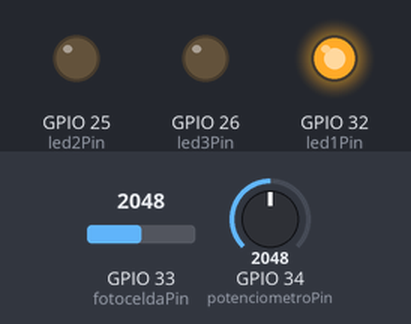
The sketch below on a simulated ESP32. On the bench: output pins drawn as LEDs (lit = HIGH). The inputs (shaded band) are chosen by the test bench; at power-on: GPIO 34 (potenciometroPin) = 2048, GPIO 33 (fotoceldaPin) = 2048. WiFi joins after 1.5 s; servers stay silent unless stated; what the sketch prints to the serial monitor is not drawn.

Above: at 3.2 s.
3.3 s: GPIO 34 (potenciometroPin) set to 2703
5.2 s: GPIO 34 (potenciometroPin) set to 2789
At 6.6 s:
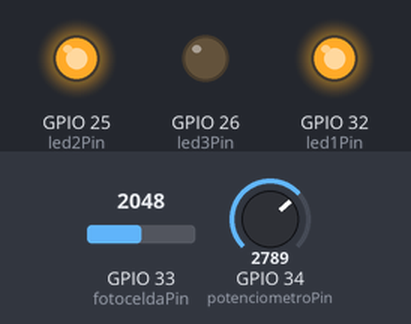
7.5 s: GPIO 34 (potenciometroPin) set to 4095
At 9.2 s:
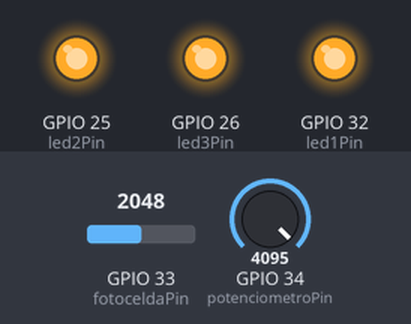
9.5 s: GPIO 34 (potenciometroPin) set to 3603
At 10.9 s:
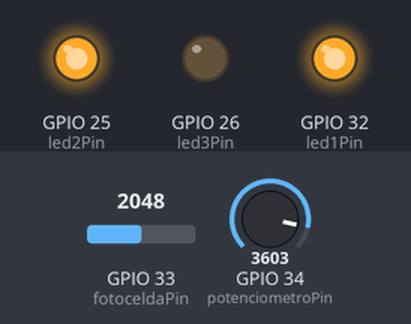
11.5 s: GPIO 34 (potenciometroPin) set to 2690
At 12.5 s:
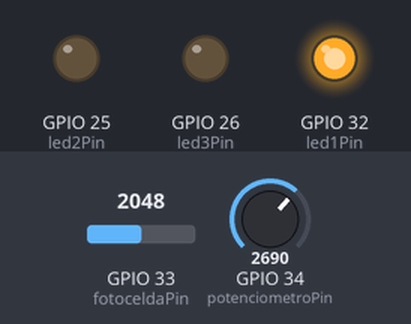
Timing chart, 0 to 14.5 s (numbered marks = the images above; inputs shaded):
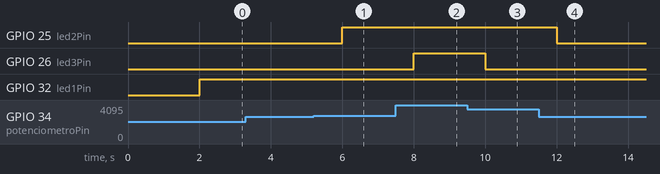

The sketch:

FP.ino
```cpp
// Incluye las librerías necesarias para la conexión WiFi y el servidor web asíncrono.
#include <WiFi.h>
#include <ESPAsyncWebSrv.h>
#include "data.h"

// Nombre de la red WiFi y su contraseña.
const char *ssid = "NOMBRE_WIFI";
const char *password = "CLAVE_WIFI";

// Definición de pines para los sensores y los LEDs.
int fotoceldaPin = 33;
int potenciometroPin = 34;
int led1Pin = 32;
int led2Pin = 25;
int led3Pin = 26;

// Crea un objeto para el servidor web en el puerto 80.
AsyncWebServer server(80);

// Configuración inicial del dispositivo.
void setup() {
  // Inicia la comunicación serial a una velocidad de 115200 baudios.
  Serial.begin(115200);

  // Configura los pines como entrada o salida según sea necesario.
  pinMode(fotoceldaPin, INPUT);
  pinMode(potenciometroPin, INPUT);
  pinMode(led1Pin, OUTPUT);
  pinMode(led2Pin, OUTPUT);
  pinMode(led3Pin, OUTPUT);

  // Conecta el dispositivo a la red WiFi utilizando el nombre y la contraseña proporcionados.
  WiFi.begin(ssid, password);
  while (WiFi.status() != WL_CONNECTED) {
    delay(1000);
    Serial.print(".");
  }

  // Muestra un mensaje indicando que el dispositivo está conectado a la red WiFi y muestra la dirección IP asignada.
  Serial.println("Conectado a la red WiFi");
  Serial.println("Dirección IP: " + WiFi.localIP().toString());

  // Configura los manejadores de ruta para el servidor web.

  // Cuando se accede al servidor raíz ("/"), envía el contenido de un archivo HTML almacenado en memoria flash.
  server.on("/", HTTP_GET, [](AsyncWebServerRequest *request){
    String response = FPSTR(index_html);
    request->send(200, "text/html", response);
  });

  // Cuando se accede a la ruta "/values", envía un objeto JSON con los valores de los sensores.
  server.on("/values", HTTP_GET, [](AsyncWebServerRequest *request){
    int fotoceldaValue = analogRead(fotoceldaPin);
    int potenciometroValue = analogRead(potenciometroPin);
    String jsonValues = "{\"fotocelda\":" + String(fotoceldaValue) + ",\"potenciometro\":" + String(potenciometroValue) + "}";
    request->send(200, "application/json", jsonValues);
  });

  // Inicia el servidor web.
  server.begin();
}

// Función principal que se ejecuta en un bucle infinito.
void loop() {
  // Lee los valores de los sensores (fotocelda y potenciómetro).
  int fotoceldaValue = analogRead(fotoceldaPin);
  int potenciometroValue = analogRead(potenciometroPin);

  // Controla los LEDs en función del valor del potenciómetro.
  digitalWrite(led1Pin, potenciometroValue >= 1365 ? HIGH : LOW);
  digitalWrite(led2Pin, potenciometroValue >= 2730 ? HIGH : LOW);
  digitalWrite(led3Pin, potenciometroValue == 4095 ? HIGH : LOW);

  delay(2000); // Espera 2 segundos antes de volver a leer los valores de los sensores y actualizar los LEDs.
}
```

data.h
```cpp
#ifndef DATA_H
#define DATA_H

const char index_html[] PROGMEM = R"rawliteral(
<!DOCTYPE html>
<html>
  <head>
    <meta charset="utf-8" />
    <meta http-equiv="X-UA-Compatible" content="IE=edge" />
    <title>Lampara</title>
    <meta name="viewport" content="width=device-width, initial-scale=1" />
    <!-- <link rel="stylesheet" type="text/css" media="screen" href="main.css" /> -->
    <style>
      * {
        padding: 0;
        margin: 0;
      }

      .main {
        height: 100vh;
        background-color: #000;
        overflow: hidden;
        display: flex;
      }

      .container {
        position: relative;
        width: 80%;
      }

      .image1 {
        margin: auto;
        position: absolute;
        top: 50%; /* Centra verticalmente */
        left: 50%; /* Centra horizontalmente */
        transform: translate(-50%, -50%);
        z-index: 1;
        height: 100%;
        width: 100%;
      }

      .image2 {
        margin: auto;
        position: absolute;
        top: 60%; /* Centra verticalmente */
        left: 45%; /* Centra horizontalmente */
        transform: translate(-50%, -50%);
        z-index: 2;
        height: 674px;
        width: 502px;
        opacity: 0;
      }

      .dial {
        position: absolute;
        bottom: 20px; /* Ajusta la distancia desde abajo según tus preferencias */
        right: 20px; /* Ajusta la distancia desde la derecha según tus preferencias */
        width: 200px;
        height: 200px;
        background-color: lightgray;
        border-radius: 50%;
        transform: rotate(270deg); /* Inicia la flecha apuntando a las nueve */
        z-index: 3;
        margin-right: 30px;
        margin-bottom: 30px;
      }

      .arrow {
        width: 20px;
        height: 100px;
        background-color: red;
        position: absolute;
        bottom: 100px;
        left: 90px;
        transform-origin: 50% 100%;
        transform: rotate(0deg);
        transition: transform 0.1s;
        cursor: pointer;
      }
    </style>
  </head>
  <body>
    <div class="main">
      <div class="container">
        <img
          src="https://raw.githubusercontent.com/jesusacb25/ArduinoProyects/e196b10570348917d09626a6d1eac50df73e315a/FP/img/state.svg"
          alt="Rading Book"
          class="image1"
        />
        <img
          src="https://raw.githubusercontent.com/jesusacb25/ArduinoProyects/e196b10570348917d09626a6d1eac50df73e315a/FP/img/Luz.svg"
          alt="luz de lampara"
          class="image2"
        />
      </div>
      <div class="dial" id="dial">
        <div class="arrow" id="arrow"></div>
      </div>
      <script>
  const dial = document.getElementById("dial");
  const arrow = document.getElementById("arrow");
  const image2 = document.querySelector(".image2");

  function updateDialRotation(potenciometroValue) {
    const minPotenciometro = 0;
    const maxPotenciometro = 4095;
    const minAngle = -135; // Ángulo mínimo para el dial
    const maxAngle = 135; // Ángulo máximo para el dial
    const angleRange = maxAngle - minAngle;

    // Calcula el ángulo basado en el valor de potenciometro
    const angle = ((potenciometroValue - minPotenciometro) / (maxPotenciometro - minPotenciometro)) * angleRange + minAngle;

    arrow.style.transform = `rotate(${angle}deg)`;
  }

  function updateImageOpacity(fotoceldaValue, potenciometroValue) {
    const maxOpacity = 1;
    const fotoceldaOpacity = fotoceldaValue / 4095;
    const potenciometroOpacity = potenciometroValue / 4095;

    // Combina la opacidad de fotocelda y potenciometro
    const totalOpacity = (fotoceldaOpacity + potenciometroOpacity) / 2;

    image2.style.opacity = totalOpacity;
  }

  function updateValues() {
    fetch("/values")
      .then(response => response.json())
      .then(data => {
        console.log("Fotocelda: " + data.fotocelda);
        console.log("Potenciometro: " + data.potenciometro);
        updateDialRotation(data.potenciometro);
        updateImageOpacity(data.fotocelda, data.potenciometro);
      });
  }

  setInterval(updateValues, 500);
</script>


    </div>
  </body>
</html>


)rawliteral";

#endif
```

Measured:
- the behaviour switches between 2729 and 2730 on GPIO 34 (potenciometroPin) (found by bisection; images 0 and 1)
- after the input at 3.3 s, every drawn part: stays the same
- after the input at 5.2 s, GPIO 25 (led2Pin): LOW → HIGH after 0.80 s
- after the input at 7.5 s, GPIO 26 (led3Pin): LOW → HIGH after 0.50 s
- after the input at 9.5 s, GPIO 26 (led3Pin): HIGH → LOW after 0.50 s
- after the input at 11.5 s, GPIO 25 (led2Pin): HIGH → LOW after 0.50 s
